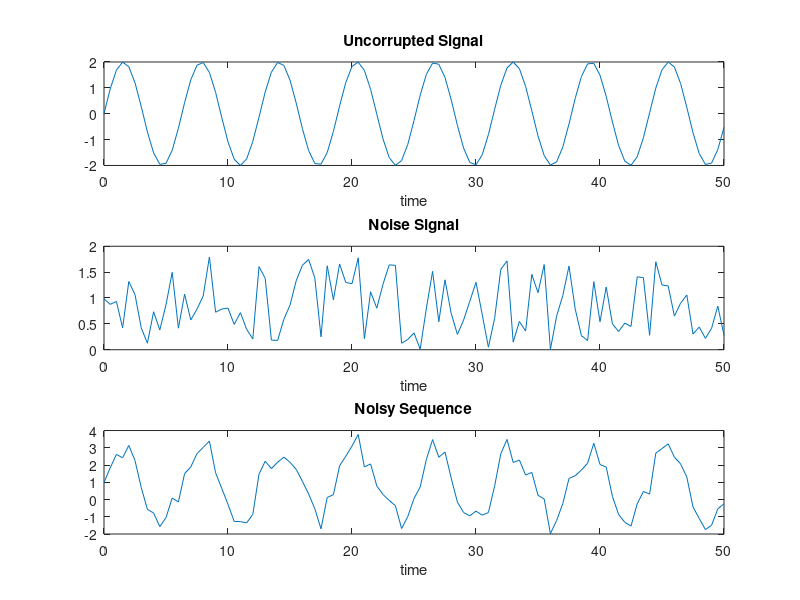

Write MATLAB code to recreate this figure.
clc; %clearing console

t = 0:0.5:50;
m = rand(1, length(t));
noise = 2.*m.*(0.9.^m);
y = 2*sin(t);
yN = y + noise;

subplot(311), plot(t, y);
title("Uncorrupted Signal");
xlabel("time");

subplot(312), plot(t, noise);
title("Noise Signal");
xlabel("time");

subplot(313), plot(t, yN);
title("Noisy Sequence");
xlabel("time");